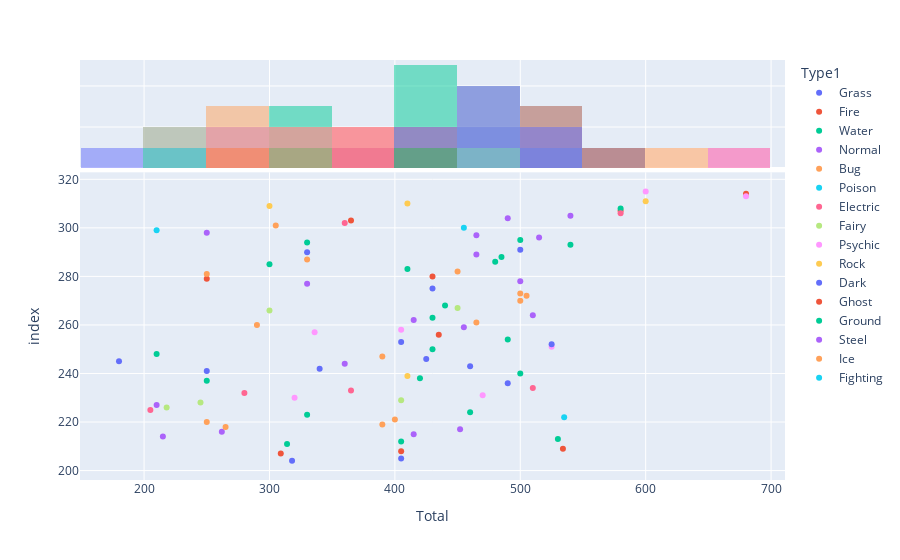

The notebook cell this image was saved under:
### Code cell
df=gen_df
fig = px.scatter(df, x="Total", color="Type1", marginal_x="histogram", hover_name="Name")
fig.show()

### Figure 1 — Plotly figure (JSON) as saved in the notebook; plotly's stock layout.template omitted (floating-point values rounded to 4 significant figures)
{"data": [{"hovertemplate": "<b>%{hovertext}</b><br><br>Type1=Grass<br>Total=%{x}<br>index=%{y}<extra></extra>", "hovertext": ["Chikorita", "Bayleef", "Bellossom", "Hoppip", "Skiploom", "Jumpluff", "Sunkern", "Sunflora"], "legendgroup": "Grass", "marker": {"color": "#636efa", "symbol": "circle"}, "mode": "markers", "name": "Grass", "orientation": "h", "showlegend": true, "type": "scatter", "x": [318, 405, 490, 250, 340, 460, 180, 425], "xaxis": "x", "y": [204, 205, 236, 241, 242, 243, 245, 246], "yaxis": "y"}, {"alignmentgroup": "True", "bingroup": "x", "hovertemplate": "Type1=Grass<br>Total=%{x}<br>count=%{y}<extra></extra>", "legendgroup": "Grass", "marker": {"color": "#636efa"}, "name": "Grass", "offsetgroup": "Grass", "opacity": 0.5, "showlegend": false, "type": "histogram", "x": [318, 405, 490, 250, 340, 460, 180, 425], "xaxis": "x2", "yaxis": "y2"}, {"hovertemplate": "<b>%{hovertext}</b><br><br>Type1=Fire<br>Total=%{x}<br>index=%{y}<extra></extra>", "hovertext": ["Cyndaquil", "Quilava", "Typhlosion", "Slugma", "Magcargo", "Magby", "Entei", "Ho-oh"], "legendgroup": "Fire", "marker": {"color": "#EF553B", "symbol": "circle"}, "mode": "markers", "name": "Fire", "orientation": "h", "showlegend": true, "type": "scatter", "x": [309, 405, 534, 250, 430, 365, 580, 680], "xaxis": "x", "y": [207, 208, 209, 279, 280, 303, 307, 314], "yaxis": "y"}, {"alignmentgroup": "True", "bingroup": "x", "hovertemplate": "Type1=Fire<br>Total=%{x}<br>count=%{y}<extra></extra>", "legendgroup": "Fire", "marker": {"color": "#EF553B"}, "name": "Fire", "offsetgroup": "Fire", "opacity": 0.5, "showlegend": false, "type": "histogram", "x": [309, 405, 534, 250, 430, 365, 580, 680], "xaxis": "x2", "yaxis": "y2"}, {"hovertemplate": "<b>%{hovertext}</b><br><br>Type1=Water<br>Total=%{x}<br>index=%{y}<extra></extra>", "hovertext": ["Totodile", "Croconaw", "Feraligatr", "Chinchou", "Lanturn", "Marill", "Azumarill", "Politoed", "Wooper", "Quagsire", "Slowking", "Qwilfish", "Corsola", "Remoraid", "Octillery", "Mantine", "Kingdra", "Suicune"], "legendgroup": "Water", "marker": {"color": "#00cc96", "symbol": "circle"}, "mode": "markers", "name": "Water", "orientation": "h", "showlegend": true, "type": "scatter", "x": [314, 405, 530, 330, 460, 250, 420, 500, 210, 430, 490, 440, 410, 300, 480, 485, 540, 580], "xaxis": "x", "y": [211, 212, 213, 223, 224, 237, 238, 240, 248, 250, 254, 268, 283, 285, 286, 288, 293, 308], "yaxis": "y"}, {"alignmentgroup": "True", "bingroup": "x", "hovertemplate": "Type1=Water<br>Total=%{x}<br>count=%{y}<extra></extra>", "legendgroup": "Water", "marker": {"color": "#00cc96"}, "name": "Water", "offsetgroup": "Water", "opacity": 0.5, "showlegend": false, "type": "histogram", "x": [314, 405, 530, 330, 460, 250, 420, 500, 210, 430, 490, 440, 410, 300, 480, 485, 540, 580], "xaxis": "x2", "yaxis": "y2"}, {"hovertemplate": "<b>%{hovertext}</b><br><br>Type1=Normal<br>Total=%{x}<br>index=%{y}<extra></extra>", "hovertext": ["Sentret", "Furret", "Hoothoot", "Noctowl", "Igglybuff", "Aipom", "Girafarig", "Dunsparce", "Teddiursa", "Ursaring", "Porygon2", "Stantler", "Smeargle", "Miltank", "Blissey"], "legendgroup": "Normal", "marker": {"color": "#ab63fa", "symbol": "circle"}, "mode": "markers", "name": "Normal", "orientation": "h", "showlegend": true, "type": "scatter", "x": [215, 415, 262, 452, 210, 360, 455, 415, 330, 500, 515, 465, 250, 490, 540], "xaxis": "x", "y": [214, 215, 216, 217, 227, 244, 259, 262, 277, 278, 296, 297, 298, 304, 305], "yaxis": "y"}, {"alignmentgroup": "True", "bingroup": "x", "hovertemplate": "Type1=Normal<br>Total=%{x}<br>count=%{y}<extra></extra>", "legendgroup": "Normal", "marker": {"color": "#ab63fa"}, "name": "Normal", "offsetgroup": "Normal", "opacity": 0.5, "showlegend": false, "type": "histogram", "x": [215, 415, 262, 452, 210, 360, 455, 415, 330, 500, 515, 465, 250, 490, 540], "xaxis": "x2", "yaxis": "y2"}, {"hovertemplate": "<b>%{hovertext}</b><br><br>Type1=Bug<br>Total=%{x}<br>index=%{y}<extra></extra>", "hovertext": ["Ledyba", "Ledian", "Spinarak", "Ariados", "Yanma", "Pineco", "Forretress", "Scizor", "Shuckle", "Heracross"], "legendgroup": "Bug", "marker": {"color": "#FFA15A", "symbol": "circle"}, "mode": "markers", "name": "Bug", "orientation": "h", "showlegend": true, "type": "scatter", "x": [265, 390, 250, 400, 390, 290, 465, 500, 505, 500], "xaxis": "x", "y": [218, 219, 220, 221, 247, 260, 261, 270, 272, 273], "yaxis": "y"}, {"alignmentgroup": "True", "bingroup": "x", "hovertemplate": "Type1=Bug<br>Total=%{x}<br>count=%{y}<extra></extra>", "legendgroup": "Bug", "marker": {"color": "#FFA15A"}, "name": "Bug", "offsetgroup": "Bug", "opacity": 0.5, "showlegend": false, "type": "histogram", "x": [265, 390, 250, 400, 390, 290, 465, 500, 505, 500], "xaxis": "x2", "yaxis": "y2"}, {"hovertemplate": "<b>%{hovertext}</b><br><br>Type1=Poison<br>Total=%{x}<br>index=%{y}<extra></extra>", "hovertext": ["Crobat"], "legendgroup": "Poison", "marker": {"color": "#19d3f3", "symbol": "circle"}, "mode": "markers", "name": "Poison", "orientation": "h", "showlegend": true, "type": "scatter", "x": [535], "xaxis": "x", "y": [222], "yaxis": "y"}, {"alignmentgroup": "True", "bingroup": "x", "hovertemplate": "Type1=Poison<br>Total=%{x}<br>count=%{y}<extra></extra>", "legendgroup": "Poison", "marker": {"color": "#19d3f3"}, "name": "Poison", "offsetgroup": "Poison", "opacity": 0.5, "showlegend": false, "type": "histogram", "x": [535], "xaxis": "x2", "yaxis": "y2"}, {"hovertemplate": "<b>%{hovertext}</b><br><br>Type1=Electric<br>Total=%{x}<br>index=%{y}<extra></extra>", "hovertext": ["Pichu", "Mareep", "Flaaffy", "Ampharos", "Elekid", "Raikou"], "legendgroup": "Electric", "marker": {"color": "#FF6692", "symbol": "circle"}, "mode": "markers", "name": "Electric", "orientation": "h", "showlegend": true, "type": "scatter", "x": [205, 280, 365, 510, 360, 580], "xaxis": "x", "y": [225, 232, 233, 234, 302, 306], "yaxis": "y"}, {"alignmentgroup": "True", "bingroup": "x", "hovertemplate": "Type1=Electric<br>Total=%{x}<br>count=%{y}<extra></extra>", "legendgroup": "Electric", "marker": {"color": "#FF6692"}, "name": "Electric", "offsetgroup": "Electric", "opacity": 0.5, "showlegend": false, "type": "histogram", "x": [205, 280, 365, 510, 360, 580], "xaxis": "x2", "yaxis": "y2"}, {"hovertemplate": "<b>%{hovertext}</b><br><br>Type1=Fairy<br>Total=%{x}<br>index=%{y}<extra></extra>", "hovertext": ["Cleffa", "Togepi", "Togetic", "Snubbull", "Granbull"], "legendgroup": "Fairy", "marker": {"color": "#B6E880", "symbol": "circle"}, "mode": "markers", "name": "Fairy", "orientation": "h", "showlegend": true, "type": "scatter", "x": [218, 245, 405, 300, 450], "xaxis": "x", "y": [226, 228, 229, 266, 267], "yaxis": "y"}, {"alignmentgroup": "True", "bingroup": "x", "hovertemplate": "Type1=Fairy<br>Total=%{x}<br>count=%{y}<extra></extra>", "legendgroup": "Fairy", "marker": {"color": "#B6E880"}, "name": "Fairy", "offsetgroup": "Fairy", "opacity": 0.5, "showlegend": false, "type": "histogram", "x": [218, 245, 405, 300, 450], "xaxis": "x2", "yaxis": "y2"}, {"hovertemplate": "<b>%{hovertext}</b><br><br>Type1=Psychic<br>Total=%{x}<br>index=%{y}<extra></extra>", "hovertext": ["Natu", "Xatu", "Espeon", "Unown", "Wobbuffet", "Lugia", "Celebi"], "legendgroup": "Psychic", "marker": {"color": "#FF97FF", "symbol": "circle"}, "mode": "markers", "name": "Psychic", "orientation": "h", "showlegend": true, "type": "scatter", "x": [320, 470, 525, 336, 405, 680, 600], "xaxis": "x", "y": [230, 231, 251, 257, 258, 313, 315], "yaxis": "y"}, {"alignmentgroup": "True", "bingroup": "x", "hovertemplate": "Type1=Psychic<br>Total=%{x}<br>count=%{y}<extra></extra>", "legendgroup": "Psychic", "marker": {"color": "#FF97FF"}, "name": "Psychic", "offsetgroup": "Psychic", "opacity": 0.5, "showlegend": false, "type": "histogram", "x": [320, 470, 525, 336, 405, 680, 600], "xaxis": "x2", "yaxis": "y2"}, {"hovertemplate": "<b>%{hovertext}</b><br><br>Type1=Rock<br>Total=%{x}<br>index=%{y}<extra></extra>", "hovertext": ["Sudowoodo", "Larvitar", "Pupitar", "Tyranitar"], "legendgroup": "Rock", "marker": {"color": "#FECB52", "symbol": "circle"}, "mode": "markers", "name": "Rock", "orientation": "h", "showlegend": true, "type": "scatter", "x": [410, 300, 410, 600], "xaxis": "x", "y": [239, 309, 310, 311], "yaxis": "y"}, {"alignmentgroup": "True", "bingroup": "x", "hovertemplate": "Type1=Rock<br>Total=%{x}<br>count=%{y}<extra></extra>", "legendgroup": "Rock", "marker": {"color": "#FECB52"}, "name": "Rock", "offsetgroup": "Rock", "opacity": 0.5, "showlegend": false, "type": "histogram", "x": [410, 300, 410, 600], "xaxis": "x2", "yaxis": "y2"}, {"hovertemplate": "<b>%{hovertext}</b><br><br>Type1=Dark<br>Total=%{x}<br>index=%{y}<extra></extra>", "hovertext": ["Umbreon", "Murkrow", "Sneasel", "Houndour", "Houndoom"], "legendgroup": "Dark", "marker": {"color": "#636efa", "symbol": "circle"}, "mode": "markers", "name": "Dark", "orientation": "h", "showlegend": true, "type": "scatter", "x": [525, 405, 430, 330, 500], "xaxis": "x", "y": [252, 253, 275, 290, 291], "yaxis": "y"}, {"alignmentgroup": "True", "bingroup": "x", "hovertemplate": "Type1=Dark<br>Total=%{x}<br>count=%{y}<extra></extra>", "legendgroup": "Dark", "marker": {"color": "#636efa"}, "name": "Dark", "offsetgroup": "Dark", "opacity": 0.5, "showlegend": false, "type": "histogram", "x": [525, 405, 430, 330, 500], "xaxis": "x2", "yaxis": "y2"}, {"hovertemplate": "<b>%{hovertext}</b><br><br>Type1=Ghost<br>Total=%{x}<br>index=%{y}<extra></extra>", "hovertext": ["Misdreavus"], "legendgroup": "Ghost", "marker": {"color": "#EF553B", "symbol": "circle"}, "mode": "markers", "name": "Ghost", "orientation": "h", "showlegend": true, "type": "scatter", "x": [435], "xaxis": "x", "y": [256], "yaxis": "y"}, {"alignmentgroup": "True", "bingroup": "x", "hovertemplate": "Type1=Ghost<br>Total=%{x}<br>count=%{y}<extra></extra>", "legendgroup": "Ghost", "marker": {"color": "#EF553B"}, "name": "Ghost", "offsetgroup": "Ghost", "opacity": 0.5, "showlegend": false, "type": "histogram", "x": [435], "xaxis": "x2", "yaxis": "y2"}, {"hovertemplate": "<b>%{hovertext}</b><br><br>Type1=Ground<br>Total=%{x}<br>index=%{y}<extra></extra>", "hovertext": ["Gligar", "Phanpy", "Donphan"], "legendgroup": "Ground", "marker": {"color": "#00cc96", "symbol": "circle"}, "mode": "markers", "name": "Ground", "orientation": "h", "showlegend": true, "type": "scatter", "x": [430, 330, 500], "xaxis": "x", "y": [263, 294, 295], "yaxis": "y"}, {"alignmentgroup": "True", "bingroup": "x", "hovertemplate": "Type1=Ground<br>Total=%{x}<br>count=%{y}<extra></extra>", "legendgroup": "Ground", "marker": {"color": "#00cc96"}, "name": "Ground", "offsetgroup": "Ground", "opacity": 0.5, "showlegend": false, "type": "histogram", "x": [430, 330, 500], "xaxis": "x2", "yaxis": "y2"}, {"hovertemplate": "<b>%{hovertext}</b><br><br>Type1=Steel<br>Total=%{x}<br>index=%{y}<extra></extra>", "hovertext": ["Steelix", "Skarmory"], "legendgroup": "Steel", "marker": {"color": "#ab63fa", "symbol": "circle"}, "mode": "markers", "name": "Steel", "orientation": "h", "showlegend": true, "type": "scatter", "x": [510, 465], "xaxis": "x", "y": [264, 289], "yaxis": "y"}, {"alignmentgroup": "True", "bingroup": "x", "hovertemplate": "Type1=Steel<br>Total=%{x}<br>count=%{y}<extra></extra>", "legendgroup": "Steel", "marker": {"color": "#ab63fa"}, "name": "Steel", "offsetgroup": "Steel", "opacity": 0.5, "showlegend": false, "type": "histogram", "x": [510, 465], "xaxis": "x2", "yaxis": "y2"}, {"hovertemplate": "<b>%{hovertext}</b><br><br>Type1=Ice<br>Total=%{x}<br>index=%{y}<extra></extra>", "hovertext": ["Swinub", "Piloswine", "Delibird", "Smoochum"], "legendgroup": "Ice", "marker": {"color": "#FFA15A", "symbol": "circle"}, "mode": "markers", "name": "Ice", "orientation": "h", "showlegend": true, "type": "scatter", "x": [250, 450, 330, 305], "xaxis": "x", "y": [281, 282, 287, 301], "yaxis": "y"}, {"alignmentgroup": "True", "bingroup": "x", "hovertemplate": "Type1=Ice<br>Total=%{x}<br>count=%{y}<extra></extra>", "legendgroup": "Ice", "marker": {"color": "#FFA15A"}, "name": "Ice", "offsetgroup": "Ice", "opacity": 0.5, "showlegend": false, "type": "histogram", "x": [250, 450, 330, 305], "xaxis": "x2", "yaxis": "y2"}, {"hovertemplate": "<b>%{hovertext}</b><br><br>Type1=Fighting<br>Total=%{x}<br>index=%{y}<extra></extra>", "hovertext": ["Tyrogue", "Hitmontop"], "legendgroup": "Fighting", "marker": {"color": "#19d3f3", "symbol": "circle"}, "mode": "markers", "name": "Fighting", "orientation": "h", "showlegend": true, "type": "scatter", "x": [210, 455], "xaxis": "x", "y": [299, 300], "yaxis": "y"}, {"alignmentgroup": "True", "bingroup": "x", "hovertemplate": "Type1=Fighting<br>Total=%{x}<br>count=%{y}<extra></extra>", "legendgroup": "Fighting", "marker": {"color": "#19d3f3"}, "name": "Fighting", "offsetgroup": "Fighting", "opacity": 0.5, "showlegend": false, "type": "histogram", "x": [210, 455], "xaxis": "x2", "yaxis": "y2"}], "layout": {"barmode": "overlay", "legend": {"title": {"text": "Type1"}, "tracegroupgap": 0}, "margin": {"t": 60}, "xaxis": {"anchor": "y", "domain": [0, 1], "title": {"text": "Total"}}, "xaxis2": {"anchor": "y2", "domain": [0, 1], "matches": "x", "showgrid": true, "showticklabels": false}, "yaxis": {"anchor": "x", "domain": [0, 0.7326], "title": {"text": "index"}}, "yaxis2": {"anchor": "x2", "domain": [0.7426, 1], "matches": "y2", "showgrid": true, "showline": false, "showticklabels": false, "ticks": ""}}}
